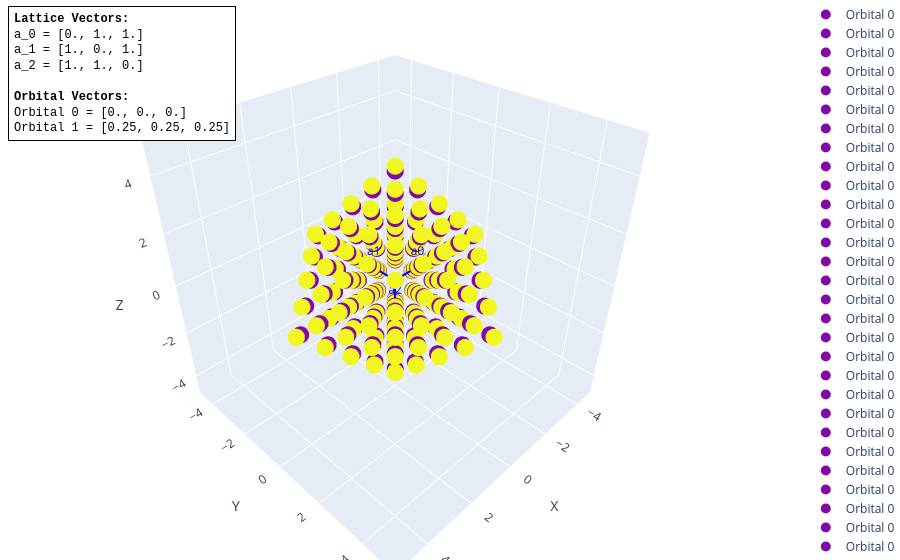

The notebook cell this image was saved under:
### Code cell
model.lattice.visualize_3d(n_cells=3)
